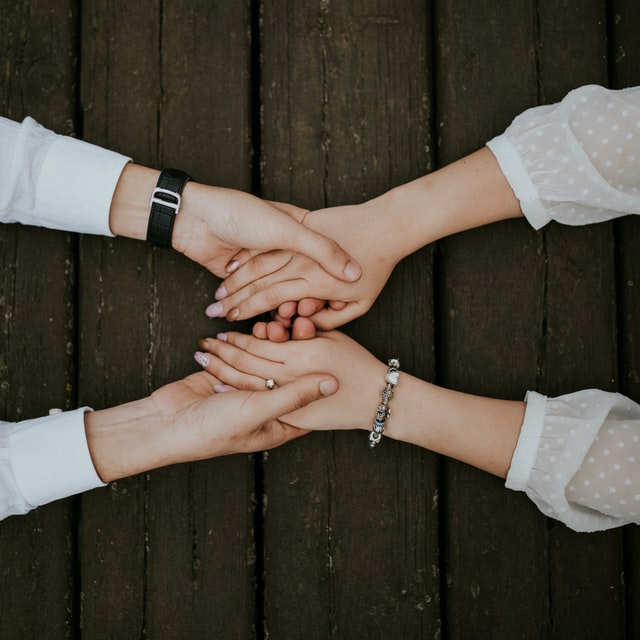
#> input picture imagetr.jpg, 640 x 640 px
$ python colorChannelConversions.py
#> lines starting #> are read from the running program, lines starting #| are printed output that depends on the picture
import cv2
import numpy as np
import argparse
# This import statement is used to import the python packages or
# modules that required by our program.
# Here we are importing cv2 module which is used for image
# reading and also for displaying images in our program.
# opencv read the images a numpy arrays.
# opencv read the images a numpy arrays.
# Here we are also importing numpy is
# used to do manipulation on array object
# (which are Images here).
# Here we are also importing argparse
# which is a command-line argument
# parsing library which we are using here
# to parse path to our image files here.

ap = argparse.ArgumentParser()
ap.add_argument("-i", "--InputImage", required=False, default="imagetr.jpg", help="path to input image file to be read")
args = vars(ap.parse_args())

img = cv2.imread(args["InputImage"])
#> img is the input picture: shape (640, 640, 3); mean B, G, R 59.7, 70.6, 77.2
# The above function cv2.imread is used
# to read the images from the disk.

# The below Scale Percentage represents
# the scale of original size of image we want.
scale_percent = 50
width = int(img.shape[1] * scale_percent / 100)
#> width = 320
height = int(img.shape[0] * scale_percent / 100)
#> height = 320
dimensions = (width, height)
#> dimensions = (320, 320)
img = cv2.resize(img, dimensions, cv2.INTER_AREA)
#> img: shape (320, 320, 3)
# The above function cv2.resize is used
# to resize the images as per our
# requirements(HxW).

img_orignal_rgb = cv2.cvtColor(img, cv2.COLOR_BGR2RGB)
# Here in the above statement we are converting our
# image from the BGR color space to the RGB
# color space.

# This below function Defines the code for converting
# an image from RGB(Red, Green, and Blue) color space
# to HSI(Hue, Saturation , and Intensity) color space.


def RGB2HSI(input_rgb_image):
    # Below statement is used to
    # separate the individual R, G and B
    # channels present in input image.
    r, g, b = input_rgb_image[:, :, 0], input_rgb_image[:, :, 1], input_rgb_image[:, :, 2]

    # Below statement is used to calculate
    # the sum of all the channels i.e; R, G and B
    sm = np.sum(input_rgb_image, axis=2)

    # Below statement calculates the intensity value from RGB image.
    i = sm / 3

    # Below statement calculates the saturation value from RGB image.
    s = 1 - (np.min(input_rgb_image, axis=2) / sm * 3)

    r = r.astype(np.float16)
    g = g.astype(np.float16)
    b = b.astype(np.float16)

    num = (2 * r - g - b)
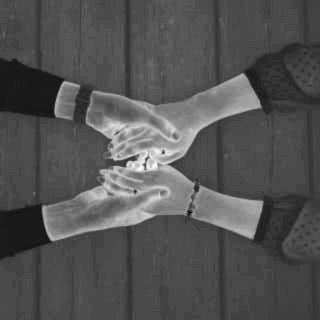
#> num: shape (320, 320) float16; min -51, max 179, mean 24.2; drawn with min black and max white
    den = 2 * np.sqrt(np.square(r - g) + (r - b) * (g - b))

    t = np.ones(b.shape, dtype=int)
    t = np.divide(num, den, where=den != 0)
    t = np.degrees(np.arccos(t))

    # Below statement is used to calculate the value of Hue.
    h = np.where(b > g, 360 - t, t)
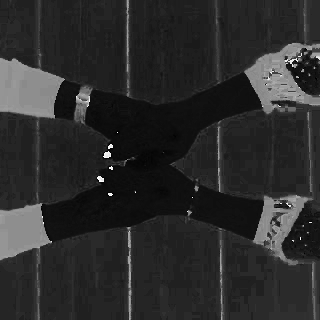
#> h: shape (320, 320) float32; min 0, max 358.2, mean 62.1; drawn with min black and max white

    hsi_image = np.dstack([h, s, i])
#> hsi_image: shape (320, 320, 3) float64; 0% of the values are NaN or infinite; the others: min 0, max 358.2, mean 43.87

    # Here in the below return statement we
    # are returning ndarray of our HSI image.
    return hsi_image

# This below function Defines the code for converting
# an image from HSI(Hue, Saturation , and Intensity) color space
# to RGB(Red, Green, and Blue)color space.


def HSI2RGB(input_hsi_image):
    h, s, i = input_hsi_image[:, :, 0], input_hsi_image[:, :, 1], input_hsi_image[:, :, 2]

    # initialise rgb matrices to zero
    r = np.zeros(h.shape, dtype=int)
    g = np.zeros(h.shape, dtype=int)
    b = np.zeros(h.shape, dtype=int)

    # In the following statements we are
    # calculating r,g,b chanel values from h,s,i values.
    t = i * (1 - s)
    b = np.where(h < 120, t, b)
    r = np.where((120 <= h) & (h < 240), t, r)
    g = np.where(h > 240, t, g)
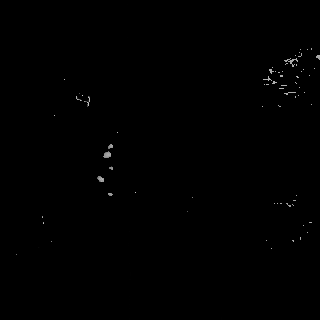
#> g: shape (320, 320) float64; min 0, max 209, mean 0.5

    t = s * (np.cos(np.radians(h)) / np.cos(np.radians(60 - h)))
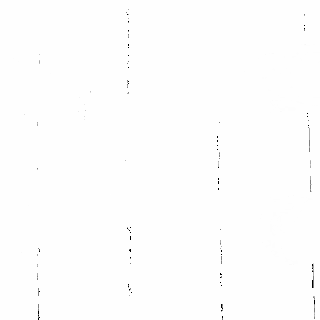
#> t: shape (320, 320) float64; 0% of the values are NaN or infinite; the others: min -1.41e+16, max 229.6, mean -2.47e+13; drawn with min black, max white, NaN and infinite black
    r = np.where(h < 120, i * (1 + t), r)
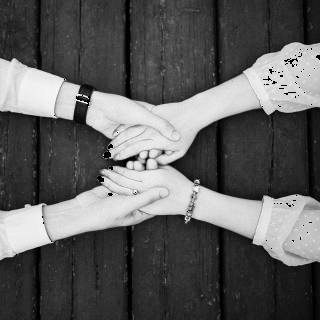
#> r: shape (320, 320) float64; 0% of the values are NaN or infinite; the others: min 0, max 208, mean 76.78; drawn with min black, max white, NaN and infinite black

    t = s * (np.cos(np.radians(h - 120)) / np.cos(np.radians(180 - h)))
    g = np.where((120 <= h) & (h < 240), i * (1 + t), g)

    t = s * (np.cos(np.radians(h - 240)) / np.cos(np.radians(300 - h)))
    b = np.where(h > 240, i * (1 + t), b)

    g = np.where(h < 120, 3 * i - r - b, g)
    b = np.where((120 <= h) & (h < 240), 3 * i - r - g, b)
    r = np.where(h > 240, 3 * i - g - b, r)

    # In the below statement we are concatenated
    # rgb channels and round to 8-bit unsigned
    # integer (range 0-255)
    rgb_img = np.round(np.dstack([b, g, r]))
#> rgb_img: shape (320, 320, 3) float64; 0% of the values are NaN or infinite; the others: min 0, max 220, mean 69.3
    rgb_img = rgb_img.astype(np.uint8)

    # Here in the below return statement we
    # are returning ndarray of our RGB image.
    return rgb_img

# This below function Defines the code for converting
# an image from RGB(Red, Green, and Blue) color space
# to CMY(Cyan, Magenta and Yellow) color space.

def RGB2CMY(input_rgb_image):
    # Below statement is used to
    # separate the individual R, G and B
    # channels present in input image.
    r, g, b = input_rgb_image[:, :, 0], input_rgb_image[:, :, 1], input_rgb_image[:, :, 2]

    # cmy_image = 1 - (rgb_image/255)
    c = 1 - (r / 255)
    m = 1 - (g / 255)
    y = 1 - (b / 255)

    cmy_image = np.dstack([c, m, y])
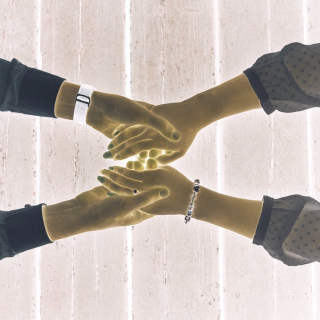
#> cmy_image: shape (320, 320, 3) float64; mean of channels 0, 1, 2 0.697, 0.723, 0.765; drawn as B, G, R

    # Here in the below return statement we
    # are returning ndarray of our CMY image.
    return cmy_image

# This below function Defines the code for converting
# an image from CMY(Cyan, Magenta and Yellow) color space
# to RGB(Red, Green, and Blue)color space.


def CMY2RGB(input_cmy_image):
    # rgb_image = 1 - input_cmy_image
    c, m, y = input_cmy_image[:, :, 0], input_cmy_image[:, :, 1], input_cmy_image[:, :, 2]
    r = 1 - c
    g = 1 - m
    b = 1 - y
    rgb_image = np.dstack([b, g, r])

    # Here in the below return statement we
    # are returning ndarray of our CMY image.
    return rgb_image


RGB_to_HSI_image = RGB2HSI(img_orignal_rgb)
HSI_to_RGB_image = HSI2RGB(RGB_to_HSI_image)
RGB_to_CMY_image = RGB2CMY(img_orignal_rgb)
CMY_to_RGB_image = CMY2RGB(RGB_to_CMY_image)

cv2.imshow("Original Image", img)
cv2.imshow("RGB2HSI Image", RGB_to_HSI_image)
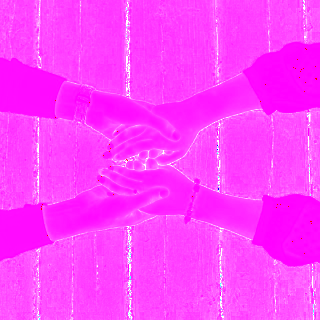
#> window 'RGB2HSI Image': shape (320, 320, 3); mean B, G, R 254.9, 61.2, 254.9
cv2.imshow("HSI2RGB Image", HSI_to_RGB_image)
cv2.imshow("RGB2CMY Image", RGB_to_CMY_image)
cv2.imshow("CMY2RGB Image", CMY_to_RGB_image)
# The above statements are used to Display our
# Original RGB image as well images with different
# Color spaces.

cv2.waitKey(0)
# cv2.waitKey() function waits for a
# couple of seconds as specified by the
# user for a key event.
# Here as we have defined zero here
# then the waitKey() function waits
# infinitely for a key event to happen.

cv2.destroyAllWindows()
# This cv2.destroyAllWindows() function
# destroys all the opened GUI windows
# which are opened by this particular
# program.

$ run again, with imagergb1.jpg copied over imagetr.jpg
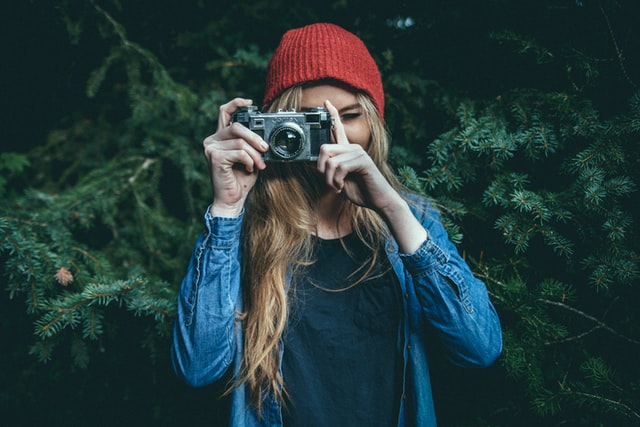
#> input picture imagergb1.jpg, 640 x 427 px
#> img is the input picture: shape (427, 640, 3); mean B, G, R 57.7, 57.3, 36.2
#> img: shape (213, 320, 3)
#> hsi_image: shape (213, 320, 3) float64; 0.01% of the values are NaN or infinite; the others: min 0, max 360, mean 72.34
#> in RGB2CMY, `cmy_image = np.dstack([c, m, y])`:
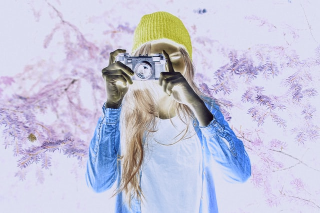
#> cmy_image: shape (213, 320, 3) float64; mean of channels 0, 1, 2 0.859, 0.776, 0.774; drawn as B, G, R
#> `cv2.imshow("RGB2HSI Image", RGB_to_HSI_image)`:
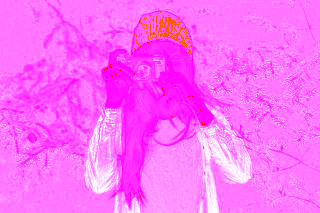
#> window 'RGB2HSI Image': shape (213, 320, 3); mean B, G, R 252.7, 107.9, 255
